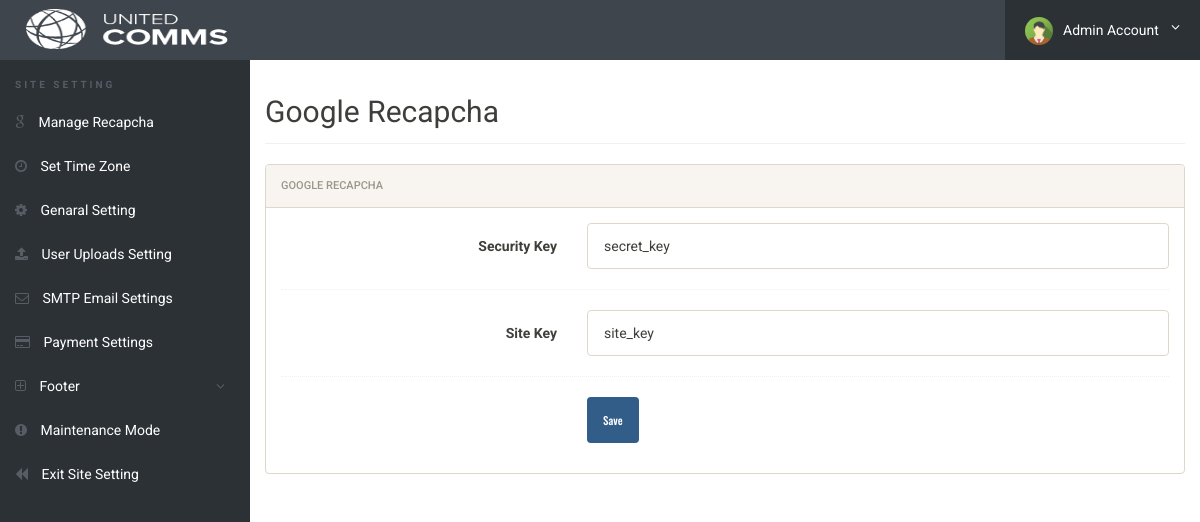
/admin/google-recapcha.php (signed in), run on the app's committed database.
### tables this page shows
CREATE TABLE `genaralsetting` (
  `id` int(11) NOT NULL,
  `setting_name` varchar(250) NOT NULL,
  `setting_description` varchar(999) NOT NULL
);

CREATE TABLE `googlerecapcha` (
  `id` int(11) NOT NULL,
  `secret_key` varchar(255) NOT NULL,
  `site_key` varchar(255) NOT NULL
);

### admin/google-recapcha.php (the view, shortened to what this page needs)
<?php
include('../config/config.php');
if(strlen($_SESSION['alogin'])==0)
	{
header('location:index.php');
}
else{
?>
<!doctype html>
<html lang="en" class="no-js">
<head>
	<link rel="stylesheet" href="css/font-awesome.min.css">
	<link rel="stylesheet" href="css/bootstrap.min.css">
	<link rel="stylesheet" href="css/dataTables.bootstrap.min.css">
	<link rel="stylesheet" href="css/bootstrap-social.css">
	<link rel="stylesheet" href="css/bootstrap-select.css">
	<link rel="stylesheet" href="css/fileinput.min.css">
	<link rel="stylesheet" href="css/awesome-bootstrap-checkbox.css">
	<link rel="stylesheet" href="css/style.css">
</head>
<body>
	<?php include('includes/header.php');?>
	<div class="ts-main-content">
	<?php include('includes/leftbar-site-settings.php');?>
		<div class="content-wrapper">
			<div class="container-fluid">
				<div class="row">
					<div class="col-md-12">
						<h2 class="page-title">Google Recapcha</h2>
								<div class="panel panel-default">
									<div class="panel-heading">Google Recapcha</div>
									<div class="panel-body">
										<form name="Category" method="post" class="form-horizontal" onSubmit="return valid();">
										<?php $query=mysqli_query($con,"SELECT * FROM googlerecapcha");
					                     while($row=mysqli_fetch_array($query))
					                     {
					                     ?>
											<div class="form-group">
												<label class="col-sm-4 control-label">Security Key</label>
												<div class="col-sm-8">
													<input type="text" placeholder="Enter Security Key" value="<?php echo htmlentities($row['secret_key']);?>" name="securityKey" class="form-control" required>
												</div>
											</div>
											<div class="hr-dashed"></div>
											<div class="form-group">
												<label class="col-sm-4 control-label">Site Key</label>
												<div class="col-sm-8">
													<input type="text" placeholder="Enter Site Key" value="<?php echo htmlentities($row['site_key']);?>" name="siteKey" class="form-control" required>
												</div><?php } ?>
											</div>
											<div class="hr-dashed"></div>
											<div class="form-group">
												<div class="col-sm-8 col-sm-offset-4">
													<button class="btn btn-primary" name="submit" type="submit">Save</button>
												</div>
											</div>
										</form>
			</div>
		</div>
	</div>
</body>
</html>
<?php } ?>

### admin/includes/header.php (shortened to what this page needs)
<div class="brand clearfix">
	<?php $query=mysqli_query($con,"select setting_description from genaralsetting where id=4");
                while($row=mysqli_fetch_array($query))
                {
                ?>
                <?php $logophoto=$row['setting_description'];
                if($logophoto==""):
                ?>
                <a href="dashboard.php">&nbsp;&nbsp;&nbsp;&nbsp;&nbsp;<img src="../images/logo/logo.png" alt="" class="header" /></a>
                <?php else:?>
                <a href="dashboard.php">&nbsp;&nbsp;&nbsp;&nbsp;&nbsp;<img src="../images/logo/<?php echo htmlentities($logophoto);?>" alt="" class="header"/></a>&nbsp;
                <?php endif;?><?php } ?>
		<ul class="ts-profile-nav">
			<li class="ts-account">
				<a href="#"><img src="img/ts-avatar.jpg" class="ts-avatar hidden-side" alt="">Admin Account <i class="fa fa-angle-down hidden-side"></i></a>
			</li>
		</ul>
	</div>

### admin/css/style.css (style rules this page uses)
html { font-size: 14px; }
@media only screen and (min-width: 480px) { html { font-size: 17px; } }
@media only screen and (min-width: 768px) { html { font-size: 14px; } }
@media only screen and (min-width: 600px) { img.header { padding: 6px; width: 100px; height: 58px; } }
@media only screen and (min-width: 768px) { img.header { padding: 6px; width: 100px; height: 58px; } }
@media only screen and (min-width: 992px) { img.header { padding: 9px; width: 220px; height: 58px; } }
@media only screen and (min-width: 1200px) { img.header { padding: 9px; width: 220px; height: 58px; } }
body { font-size: 1em; }
a { color: #37a6c4; }
.btn { font-family: 'Oswald', sans-serif; }
.hr-dashed { background-color: transparent; border-top: 1px dotted #edf0f5; color: transparent; height: 1px; margin: 20px 0; }
.panel { overflow: hidden; }
ul, li { margin: 0; padding: 0; list-style: none; }
.btn { text-transform: none; }
.page-title { padding-bottom: 15px; margin-bottom: 20px; border-bottom: 1px solid #f0f0f0; }
.brand { background: #3e454c; position: relative; z-index: 3; position: fixed; width: 100%; top: 0; }
.brand .ts-profile-nav { float: right; display: none; }
.brand .ts-profile-nav li { float: left; position: relative; }
.brand .ts-profile-nav li a { display: block; padding: 20px; color: #fff; }
.brand .ts-profile-nav .ts-account .fa-angle-down { float: right; }
.brand .ts-profile-nav .ts-account > a { width: 195px; background: #2c3136; }
.brand .ts-profile-nav .ts-account .ts-avatar { border-radius: 50%; height: 28px; margin: -10px 0; margin-right: 10px; }
@media only screen and (min-width: 992px) { .brand .ts-profile-nav { display: block; } }
.ts-main-content .content-wrapper { padding-top: 15px; margin-top: 60px; }
@media only screen and (min-width: 992px) { .ts-main-content .content-wrapper { margin-left: 250px; } }

### data on the page
genaralsetting: setting_description (picture)
googlerecapcha: securityKey "secret_key", siteKey "site_key"
